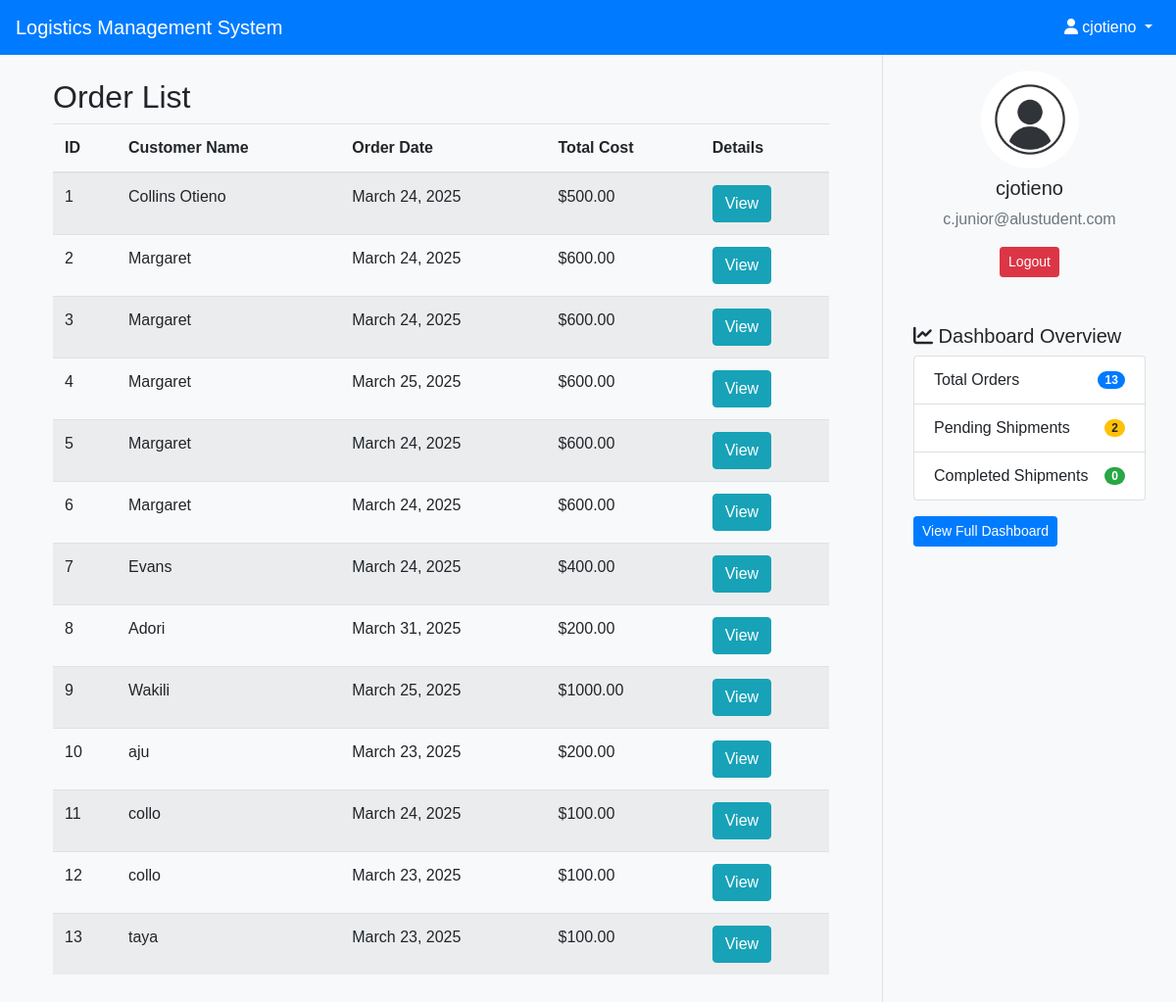
Page /orders/ (signed in) on the committed database.
### logistics/models.py (models this page shows, shortened)
class CustomUser(AbstractUser):
    email = models.EmailField(unique=True)

class Order(models.Model):
    STATUS_CHOICES = [
        ("Pending", "Pending"),
        ("Processing", "Processing"),
        ("Completed", "Completed"),
    ]
    customer_name = models.CharField(max_length=255)
    order_date = models.DateField(default=timezone.now)
    total_cost = models.DecimalField(max_digits=10, decimal_places=2)
    status = models.CharField(max_length=20, choices=STATUS_CHOICES, default="Pending")

### logistics/views.py (the view)
# urls.py: path('orders/', views.OrderListView.as_view(), name='order_list'),
class OrderListView(ListView):
    model = Order
    template_name = 'logistics/order_list.html'  # Ensure this template exists
    context_object_name = 'orders'

### logistics/context_processors.py (called while the page is built)
def dashboard_data(request):
    if request.user.is_authenticated:
        return {
            "total_orders": Order.objects.count(),
            "pending_shipments": Shipment.objects.filter(status="Pending").count(),
            "completed_shipments": Shipment.objects.filter(status="Delivered").count(),
        }
    return {}  # Return empty dict if user is not logged in

### logistics/templates/logistics/order_list.html
{% extends "base.html" %}
{% block content %}
<div class="container">
    <h2>Order List</h2>
    <table class="table table-striped">
        <thead>
            <tr>
                <th>ID</th>
                <th>Customer Name</th>
                <th>Order Date</th>
                <th>Total Cost</th>
                <th>Details</th>
            </tr>
        </thead>
        <tbody>
            {% for order in orders %}
            <tr>
                <td>{{ order.id }}</td>
                <td>{{ order.customer_name }}</td>
                <td>{{ order.order_date }}</td>
                <td>${{ order.total_cost }}</td>
                <td><a href="{% url 'order_detail' order.id %}" class="btn btn-info">View</a></td>
            </tr>
            {% empty %}
            <tr>
                <td colspan="5">No orders available.</td>
            </tr>
            {% endfor %}
        </tbody>
    </table>
</div>
{% endblock %}

### logistics/templates/base.html (shortened to what this page needs)
<!DOCTYPE html>
<html lang="en">
<head>
    <link rel="stylesheet" href="https://maxcdn.bootstrapcdn.com/bootstrap/4.0.0/css/bootstrap.min.css">
    <link rel="stylesheet" href="https://cdnjs.cloudflare.com/ajax/libs/font-awesome/6.0.0/css/all.min.css">
    <link rel="stylesheet" href="https://cdn.jsdelivr.net/npm/flatpickr/dist/flatpickr.min.css">
    {% load static %}
    <link rel="stylesheet" href="{% static 'css/style.css' %}">
</head>
<body>
    <nav class="navbar navbar-expand-lg navbar-light bg-light">
        <a class="navbar-brand" href="{% url 'dashboard' %}">Logistics Management System</a>
        <div class="collapse navbar-collapse" id="navbarNav">
            <ul class="navbar-nav ml-auto">
                {% if user.is_authenticated %}
                    <li class="nav-item dropdown">
                        <a class="nav-link dropdown-toggle" href="#" id="userDropdown" role="button" data-toggle="dropdown" aria-haspopup="true" aria-expanded="false">
                            <i class="fas fa-user"></i> {{ user.username }}
                        </a>
                    </li>
                {% endif %}
            </ul>
        </div>
    </nav>
    <div class="container-fluid">
        <div class="row">
            <div class="col-md-9">
                <div class="content-wrapper p-4">
                    {% block content %}{% endblock %}
                </div>
            </div>
            {% if user.is_authenticated %}
            <div class="col-md-3 bg-light border-left">
                <div class="profile-section text-center p-3">
                    <img src="{% static 'img/default_avatar.jpg' %}" alt="User Profile" class="rounded-circle img-fluid" width="100">
                    <h5 class="mt-2">{{ user.username }}</h5>
                    <p class="text-muted">{{ user.email }}</p>
                    <a href="{% url 'logout' %}" class="btn btn-sm btn-danger">Logout</a>
                </div>
                <div class="dashboard-sidebar p-3 mt-3">
                    <h5><i class="fas fa-chart-line"></i> Dashboard Overview</h5>
                    <ul class="list-group">
                        <li class="list-group-item d-flex justify-content-between align-items-center">
                            Total Orders <span class="badge badge-primary badge-pill">{{ total_orders|default:"0" }}</span>
                        </li>
                        <li class="list-group-item d-flex justify-content-between align-items-center">
                            Pending Shipments <span class="badge badge-warning badge-pill">{{ pending_shipments|default:"0" }}</span>
                        </li>
                        <li class="list-group-item d-flex justify-content-between align-items-center">
                            Completed Shipments <span class="badge badge-success badge-pill">{{ completed_shipments|default:"0" }}</span>
                        </li>
                    </ul>
                    <a href="{% url 'dashboard' %}" class="btn btn-sm btn-primary mt-3">View Full Dashboard</a>
                </div>
            </div>
            {% endif %}
        </div>
    </div>
</body>
</html>

### logistics/static/css/style.css (style rules this page uses)
body { font-family: 'Arial', sans-serif; background-color: #f8f9fa; }
.navbar { background-color: #007bff !important; }
.navbar-brand, .nav-link { color: white !important; }

### rows in the picture
CustomUser: username "cjotieno", email "c.junior@alustudent.com"
Order: id "1", customer_name "Collins Otieno", order_date "March 24, 2025", total_cost "500.00"
Order: id "2", customer_name "Margaret", order_date "March 24, 2025", total_cost "600.00"
Order: id "3", customer_name "Margaret", order_date "March 24, 2025", total_cost "600.00"
Order: id "4", customer_name "Margaret", order_date "March 25, 2025", total_cost "600.00"
Order: id "5", customer_name "Margaret", order_date "March 24, 2025", total_cost "600.00"
Order: id "6", customer_name "Margaret", order_date "March 24, 2025", total_cost "600.00"
Order: id "7", customer_name "Evans", order_date "March 24, 2025", total_cost "400.00"
Order: id "8", customer_name "Adori", order_date "March 31, 2025", total_cost "200.00"
Order: id "9", customer_name "Wakili", order_date "March 25, 2025", total_cost "1000.00"
Order: id "10", customer_name "aju", order_date "March 23, 2025", total_cost "200.00"
Order: id "11", customer_name "collo", order_date "March 24, 2025", total_cost "100.00"
Order: id "12", customer_name "collo", order_date "March 23, 2025", total_cost "100.00"
Order: id "13", customer_name "taya", order_date "March 23, 2025", total_cost "100.00"

### other values in the picture
{{ total_orders|default:"0" }} "13"
{{ pending_shipments|default:"0" }} "2"
{{ completed_shipments|default:"0" }} "0"
